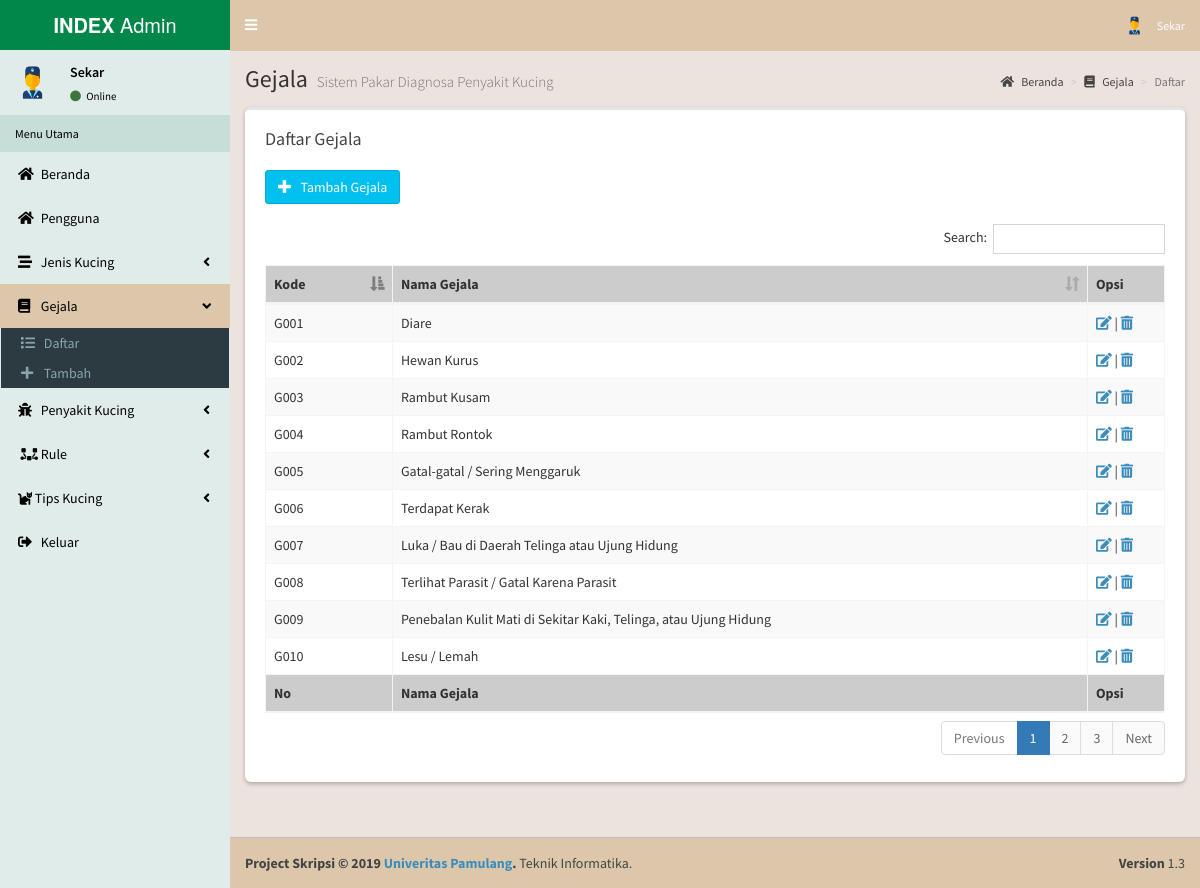
The app's page /admin/index.php?m=gejala (signed in) with its own data.
### tables this page shows
CREATE TABLE IF NOT EXISTS `pengguna` (
  `id_pengguna` int(10) NOT NULL,
  `nama_pengguna` varchar(30) NOT NULL,
  `username` varchar(20) NOT NULL,
  `password` varchar(50) NOT NULL,
  `tgl_lahir` varchar(20) NOT NULL,
  `email` varchar(30) NOT NULL,
  `alamat_pengguna` varchar(500) NOT NULL,
  `jenis_kelamin` varchar(10) NOT NULL,
  `no_telp` varchar(15) NOT NULL,
  `hak_akses` varchar(12) NOT NULL,
  `foto` varchar(50) NOT NULL
);

CREATE TABLE IF NOT EXISTS `gejala` (
  `id_gejala` varchar(10) NOT NULL,
  `nama_gejala` varchar(100) NOT NULL
);

### admin/modul/gejala/tampil.php (the view, shortened to what this page needs)
<?php include "atas.php"; ?>
  <div class="content-wrapper">
    <section class="content-header">
      <h1>
        Gejala
        <small>Sistem Pakar Diagnosa Penyakit Kucing</small>
      </h1>
      <ol class="breadcrumb">
        <li><a href="."><i class="fa fa-home"></i> Beranda</a></li>
        <li><a href="?m=gejala"><i class="fa fa-book"></i> Gejala</a></li>
        <li class="active">Daftar</li>
      </ol>
    </section>
	<section class="content">
      <div class="row">
        <div class="col-xs-12">
          <div class="box">
            <div class="box-header">
              <h3 class="box-title">Daftar Gejala</h3><br><br>
			  <a href="?m=gejala&s=tambah" class="btn btn-large btn-info"><i class="glyphicon glyphicon-plus"></i> &nbsp; Tambah Gejala</a>
            </div>
            <div class="box-body">
<?php
include "../sambungan.php";
$sql="SELECT*from gejala order by id_gejala";
$query=mysqli_query($koneksi,$sql);
if(mysqli_num_rows($query)==0){
	echo '              <table id="null" class="table table-bordered table-hover table-striped">
                <thead>
                <tr bgcolor="#ccc">
                  <th>Kode</th>
                  <th>Nama Gejala</th>
                  <th>Opsi</th>
                </tr>
                </thead>
                <tbody>';
	echo "<td colspan='9'>Data Masih Kosong</td>";
}else{
	echo '              <table id="notNull" class="table table-bordered table-hover table-striped">
                <thead>
                <tr bgcolor="#ccc">
                  <th>Kode</th>
                  <th>Nama Gejala</th>
                  <th>Opsi</th>
                </tr>
                </thead>
                <tbody>';
	while($r=mysqli_fetch_assoc($query)){
	  echo "<tr>";
    echo "<td>".$r['id_gejala']."</td>";
		echo "<td>".$r['nama_gejala']."</td>";
		echo '<td width=60><a href="index.php?m=gejala&s=edit&idg='.$r['id_gejala'].'"><i class="fa fa-edit"></i></a> | <a href="index.php?m=gejala&s=hapus&idg='.$r['id_gejala'].'" onclick="return confirm(\'Yakin Akan dihapus?\')"><i class="fa fa-trash-alt"></i></a></td>';
	  echo "</tr>";
	}
}
?>
                </tbody>
                <tfoot>
                <tr bgcolor="#ccc">
                  <th>No</th>
                  <th>Nama Gejala</th>
                  <th>Opsi</th>
                </tr>
                </tfoot>
              </table>
            </div>
          </div>
        </div>
      </div>
    </section>
<?php include "bawah.php"; ?>

### admin/index.php (shortened to what this page needs)
<?php
$modul=(isset($_GET['m']))?$_GET['m']:"awal";
$jawal="Administrator";
switch($modul){
	case 'gejala': $aktif="Gejala"; $judul="Modul Gejala $jawal"; include "modul/gejala/index.php"; break;
}
?>

### admin/modul/gejala/index.php (shortened to what this page needs)
<?php
$modul=(isset($_GET['s']))?$_GET['s']:"awal";
switch($modul){
	case 'awal': default: include "modul/gejala/tampil.php"; break;
}
?>

### admin/atas.php (shortened to what this page needs)
<!DOCTYPE html>
<?php
  include_once "../sambungan.php";
  $id_user = $_SESSION["id_admin"];
  $sql="SELECT * FROM pengguna where id_pengguna='$id_user'";
  $query=mysqli_query($koneksi,$sql);
  $r=mysqli_fetch_array($query);
  if(empty($r['foto'])){
    $r['foto'] = "default-admin.png";
  }
?>
<html lang="en">
  <head>
    <link rel="stylesheet" href="bootstrap/css/bootstrap.min.css">
    <link rel="stylesheet" href="../css/fontawesome-5.11.2/css/all.css">
    <link rel="stylesheet" href="css/ionicons.min.css">
    <link rel="stylesheet" href="../css/dist/css/AdminLTE.css">
    <link rel="stylesheet" href="../css/dist/css/skins/skin-custom-admin.css">
    <link rel="stylesheet" href="plugins/iCheck/flat/blue.css">
    <link rel="stylesheet" href="plugins/morris/morris.css">
    <link rel="stylesheet" href="plugins/jvectormap/jquery-jvectormap-1.2.2.css">
    <link rel="stylesheet" href="plugins/bootstrap-wysihtml5/bootstrap3-wysihtml5.min.css">
    <link rel="stylesheet" type="text/css" href="plugins/datatables-2/dataTables.min.css">
  </head>
  <body class="skin-custom_admin sidebar-mini">
    <div class="wrapper">
      <header class="main-header">
        <a href="." class="logo">
          <span class="logo-lg"><b>INDEX</b> Admin</span>
        </a>
        <nav class="navbar navbar-static-top" role="navigation">
          <a href="#" class="sidebar-toggle" data-toggle="offcanvas" role="button">
          </a>
          <div class="navbar-custom-menu">
            <ul class="nav navbar-nav">
              <li class="dropdown user user-menu">
                <a href="#" class="dropdown-toggle" data-toggle="dropdown">
                  <img src="../images/pengguna/<?php echo $r['foto']; ?>" class="user-image" alt="<?php echo $r['username']; ?>">
                  <small><?php echo $r['nama_pengguna']; ?></small>
                </a>
              </li>
            </ul>
          </div>
        </nav>
      </header>
      <aside class="main-sidebar">
        <section class="sidebar">
          <div class="user-panel">
            <div class="pull-left image">
              <img src="../images/pengguna/<?php echo $r['foto']; ?>" class="img-circle" alt="<?php echo $r['username']; ?>">
            </div>
            <div class="pull-left info">
              <p><?php echo $r['nama_pengguna']; ?></p>
              <a href="?m=admin&s=profil"><i class="fa fa-circle text-success"></i> Online</a>
            </div>
          </div>
          <ul class="sidebar-menu">
            <li class="header">Menu Utama</li>
            <li class="<?php if($aktif=='Beranda') echo 'active';?> treeview">
              <a href=".">
                <i class="fa fa-home"></i> <span>Beranda</span>
              </a>
            </li>
            <li class="<?php if($aktif=='Pengguna') echo 'active';?> treeview">
              <a href="?m=pengguna">
                <i class="fa fa-home"></i> <span>Pengguna</span>
              </a>
            </li>
            <li class="<?php if($aktif=='Jenis Kucing') echo 'active';?> treeview">
              <a href="#">
                <i class="fa fa-stream"></i> <span>Jenis Kucing</span>
                <i class="fa fa-angle-left pull-right"></i>
              </a>
            </li>
            <li class="<?php if($aktif=='Gejala') echo 'active';?> treeview">
              <a href="#">
                  <i class="fa fa-book"></i> <span>Gejala</span>
                <i class="fa fa-angle-left pull-right"></i>
              </a>
              <ul class="treeview-menu">
                <li><a href="?m=gejala"><i class="fa fa-list"></i> Daftar</a></li>
                <li><a href="?m=gejala&s=tambah"><i class="fa fa-plus"></i> Tambah</a></li>
              </ul>
            </li>
            <li class="<?php if($aktif=='Penyakit Kucing') echo 'active';?> treeview">
              <a href="#">
                <i class="fa fa-bug"></i> <span>Penyakit Kucing</span>
                <i class="fa fa-angle-left pull-right"></i>
              </a>
            </li>
            <li class="<?php if($aktif=='Rule') echo 'active';?> treeview">
              <a href="#">
                <i class="fa fa-bezier-curve fa-rotate-180"></i> <span>Rule</span>
                <i class="fa fa-angle-left pull-right"></i>
              </a>
            </li>
            <li class="<?php if($aktif=='Tips Kucing') echo 'active';?> treeview">
              <a href="#">
                <i class="fas fa-cat"></i> <span>Tips Kucing</span>
                <i class="fa fa-angle-left pull-right"></i>
              </a>
            </li>
            <li>
              <a href="logout.php">
                <i class="fa fa-sign-out-alt"></i> <span>Keluar</span> <small class="label pull-right bg-green"></small>
              </a>
            </li>
          </ul>
        </section>
      </aside>

### admin/bawah.php (shortened to what this page needs)
		</div>
      <footer class="main-footer">
        <div class="pull-right hidden-xs">
          <b>Version</b> 1.3
        </div>
        <strong>Project Skripsi &copy; 2019 <a href="https://unpam.ac.id" target="_blank">Univeritas Pamulang</a>.</strong> Teknik Informatika.
      </footer>
    </div>
  </body>
</html>

### records on screen
pengguna: username (placeholder picture), nama_pengguna "Sekar"
gejala: id_gejala "G001", nama_gejala "Diare"
gejala: id_gejala "G002", nama_gejala "Hewan Kurus"
gejala: id_gejala "G003", nama_gejala "Rambut Kusam"
gejala: id_gejala "G004", nama_gejala "Rambut Rontok"
gejala: id_gejala "G005", nama_gejala "Gatal-gatal / Sering Menggaruk"
gejala: id_gejala "G006", nama_gejala "Terdapat Kerak"
gejala: id_gejala "G007", nama_gejala "Luka / Bau di Daerah Telinga atau Ujung Hidung"
gejala: id_gejala "G008", nama_gejala "Terlihat Parasit / Gatal Karena Parasit"
gejala: id_gejala "G009", nama_gejala "Penebalan Kulit Mati di Sekitar Kaki, Telinga, atau Ujung Hidung"
gejala: id_gejala "G010", nama_gejala "Lesu / Lemah"
